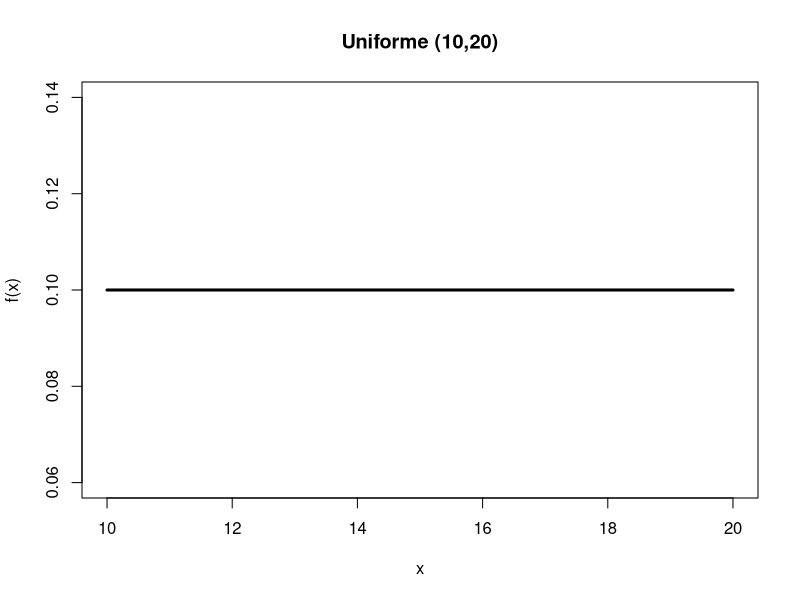
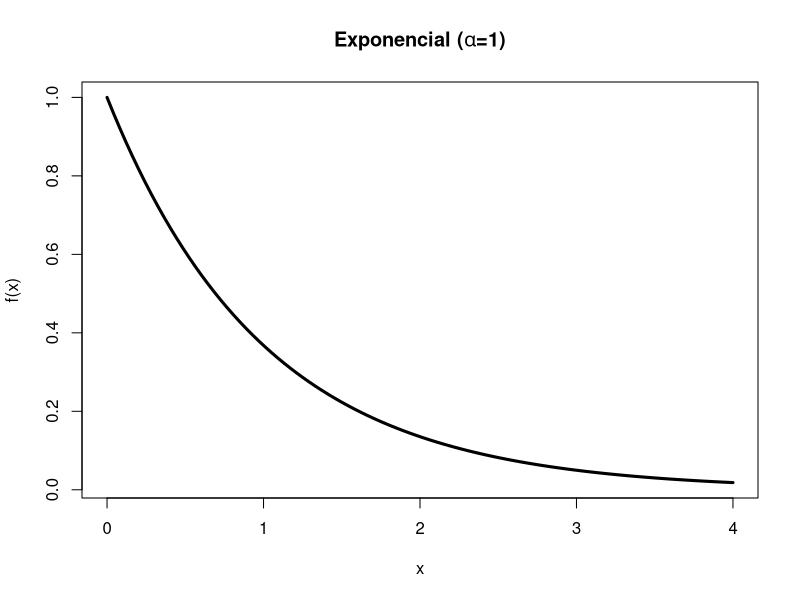
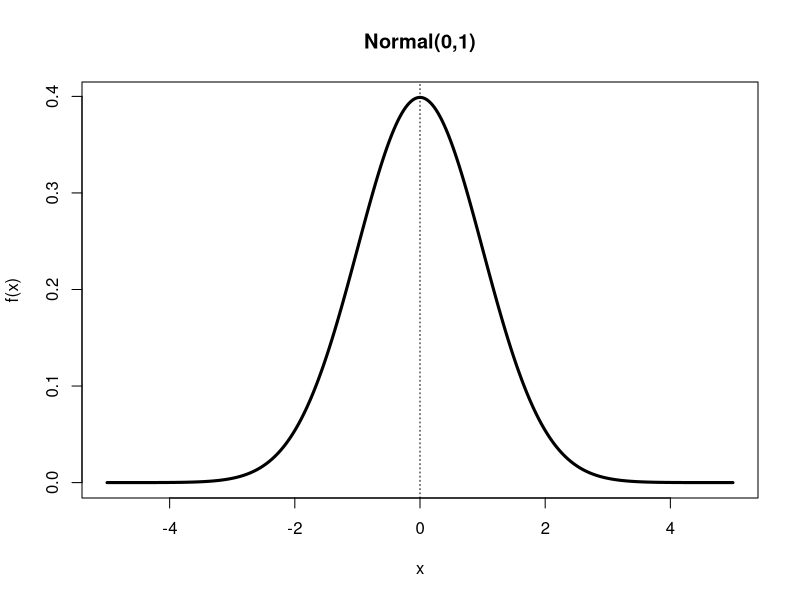

These charts were generated, in order, by the following R code:
## ---- chunk 1
knitr::opts_chunk$set(echo = TRUE, cache = TRUE)
## ---- chunk 2
## **Principais modelos contínuos** {.tabset .tabset-fade}
## ---- chunk 3
x <- seq(10, 20, length=100)
hx <- dunif(x,10,20)
plot(x, hx, type="l", xlab="x",lwd=3,
     ylab="f(x)", main="Uniforme (10,20)")

## ---- chunk 4
# Exponencial
x <- seq(0, 4, length=100)
hx <- dexp(x,1)
plot(x, hx, type="l", xlab="x",
     ylab="f(x)",  lwd=3 ,
     main=expression(bold(paste("Exponencial (", alpha, "=1)"))))

## ---- chunk 5
x = seq(-5,5,0.001)

pdf = dnorm(x)
plot(x, pdf, type="l", lwd=3, col=1, 
     #ylim = c(0,0.25), 
     xlab = 'x', ylab = 'f(x)', 
     #xaxt='n',yaxt='n'
     main = "Normal(0,1)")

abline(v=0, lty=3)

